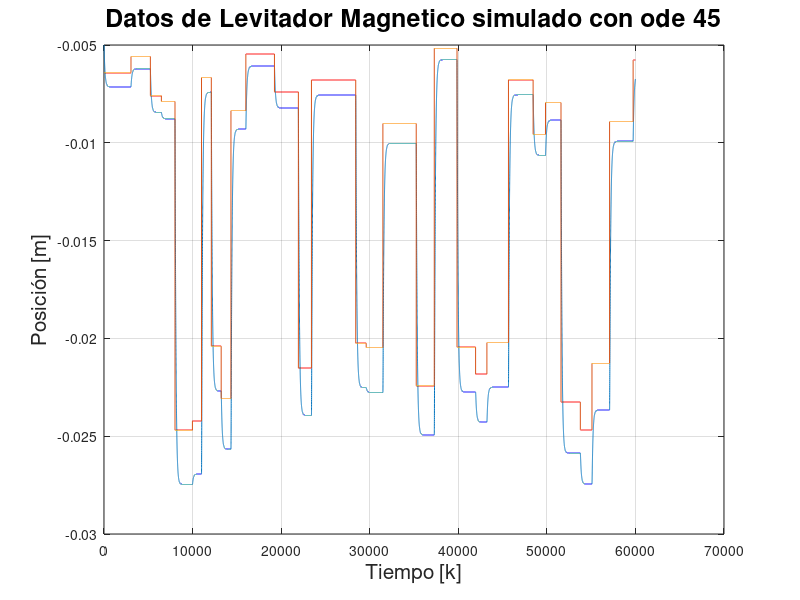

Write MATLAB code to recreate this figure. (Note: this script raises an error after producing the figure.)
clear
close all
clc

%% Load Data %%
addpath('C:\Users\mp204\OneDrive\Desktop\2023\Control Inteligente\ejercicio_control_inteligente-ejercicio_1\ejercicio_control_inteligente-ejercicio_1\ejercicio_2/p3_ode45/')
addpath('C:\Users\mp204\OneDrive\Desktop\2023\Control Inteligente\ejercicio_control_inteligente-ejercicio_1\ejercicio_control_inteligente-ejercicio_1\ejercicio_2/p3_ode45/ts/')
addpath('C:\Users\mp204\OneDrive\Desktop\2023\Control Inteligente\ejercicio_control_inteligente-ejercicio_1\ejercicio_control_inteligente-ejercicio_1\ejercicio_2/toolbox_difuso/')

load('maglev_pd_ode_45_data_new.mat')
data_posicion = simout(1,:).';
load('aprbs_new.mat')
U = aprbs;

figure()
plot(data_posicion);
hold on
plot(U);
grid on;
title('Datos de Levitador Magnetico simulado con ode 45', 'FontSize', 18);
xlabel('Tiempo [k]', 'FontSize', 15);
ylabel('Posición [m]', 'FontSize', 15);


%% Parámetros del modelo %%
max_regs = 10;
max_clusters = 10;
porcentajes = [60 20 20];
[y, x] = autoregresores(data_posicion, U, max_regs, max_regs);

[Y.ent, Y.test, Y.val, X_fmin.ent, X_fmin.test, X_fmin.val] = separar_datos(y, x, porcentajes);

%% Optimizar modelo - Reglas %%
[err_test, err_ent] = clusters_optimo(Y.test, Y.ent, X_fmin.test, X_fmin.ent, max_clusters);
figure()
plot(err_test, 'b','LineWidth', 2)
hold on
plot(err_ent, 'r','LineWidth', 2)

% Encontrar el punto más bajo del gráfico de error de test y agregar un círculo
[min_error_test, idx_optimo] = min(err_test);
plot(idx_optimo, min_error_test, 'bo', 'MarkerSize', 10, 'LineWidth', 2, 'MarkerFaceColor', 'b');

title('Error de test y entrenamiento', 'FontSize', 18)
xlabel('Número de reglas', 'FontSize', 15)
ylabel('Error', 'FontSize', 15)

% Agregar el número de reglas óptimo en la leyenda
legend('Error de test', 'Error de entrenamiento', sprintf('Reglas óptimas = %d', idx_optimo))

ax = gca;
ax.FontSize = 15;
grid on
set(gcf,'color','w');

%% Optimizar modelo - Regresores %%
clusters = 2; % numero de clusters elegido anteriormente
num_iter = 20; % Número de iteraciones
[rmse_values,y_hat,model,x_optim_ent, x_optim_test, x_optim_val, eliminated_regressors, minJ] = optimize_model(Y, X_fmin, clusters, num_iter);

%% Plot Predicciones %%
y_hat_ = ysim(x_optim_test, model.a, model.b, model.g);

figure()
plot(Y.test, 'b')
hold on
plot(y_hat_, 'r')
hold off
legend('Valor real', 'Valor predicho')
xlabel('Número de muestras', 'FontSize', 15)
ylabel('Valores', 'FontSize', 15)
set(gcf, 'color', 'w');
grid on
title('Predicción a 1 paso en test', 'FontSize', 18);

%% Save Model %%
save('C:\Users\mp204\OneDrive\Desktop\2023\Control Inteligente\ejercicio_control_inteligente-ejercicio_1\ejercicio_control_inteligente-ejercicio_1\ejercicio_2/p3_ode45/ts/maglev_ts_model_new.mat', 'model');
save('C:\Users\mp204\OneDrive\Desktop\2023\Control Inteligente\ejercicio_control_inteligente-ejercicio_1\ejercicio_control_inteligente-ejercicio_1\ejercicio_2/p3_ode45/ts/regresores_eliminados_modelo_ts_new.mat', 'eliminated_regressors');

%% Intervalos Difusos %%
addpath('ejercicio_1/fuzzy_ts/')

s = fuzzy_numbers(model, x_optim_val,Y.val ,100 ,200 ,0.1);
n = length(s);    
s_l = s(1:n/2);
s_u = s(n/2+1:end);

[y_hat_lower, y_hat_upper] = ysim_lower_upper(x_optim_test, model.a, model.b, model.g, s_l, s_u);

%% Plot predicción de intervalos a 1 paso %%
figure()
x = 1: length(Y.test);
plot(Y.test, '.b');
hold on
plot(y_hat_lower, 'k', 'LineWidth', .1);
hold on
plot(y_hat_upper, 'k', 'LineWidth', .1);
x2 = [x, fliplr(x)];
inBetween = [y_hat_lower', fliplr(y_hat_upper')];
fill(x2, inBetween, 'black', 'FaceAlpha', 0.3, 'EdgeColor', 'red', 'EdgeAlpha', 0.2, 'DisplayName', 'Intervalo de confianza');

xlabel('Tiempo [k]', 'FontSize', 15)
ylabel('Salida y(k)', 'FontSize', 15)
set(gcf, 'color', 'w');
grid on
title('Comparación de datos reales e intervalo de confianza, método de números difusos', 'FontSize', 18);
legend('show');
legend('Valor real', 'Intervalo de confianza')
% PINAW y PICP
rmse(y_hat_, Y.test)
mae(abs(y_hat_ - Y.test))
compute_picp(model, x_optim_test, Y.test, s_l, s_u)
compute_pinaw(model, x_optim_test, Y.test, s_l, s_u)

%% Guardamos spreads %%
save('C:\Users\mp204\OneDrive\Desktop\2023\Control Inteligente\ejercicio_control_inteligente-ejercicio_1\ejercicio_control_inteligente-ejercicio_1\ejercicio_2/p3_ode45/ts/spreads_ts_model_new.mat', 's');

% END OF FILE %